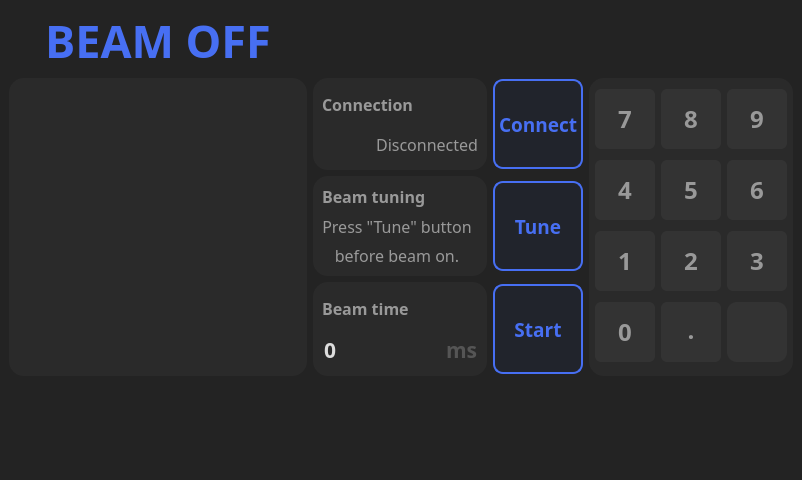
<?xml version="1.0" encoding="UTF-8"?>
<ui version="4.0">
 <class>MainWindow</class>
 <widget class="QMainWindow" name="MainWindow">
  <property name="geometry">
   <rect>
    <x>0</x>
    <y>0</y>
    <width>800</width>
    <height>480</height>
   </rect>
  </property>
  <property name="sizePolicy">
   <sizepolicy hsizetype="Fixed" vsizetype="Fixed">
    <horstretch>0</horstretch>
    <verstretch>0</verstretch>
   </sizepolicy>
  </property>
  <property name="windowTitle">
   <string>MainWindow</string>
  </property>
  <property name="styleSheet">
   <string notr="true">background-color: rgb(35, 35, 35);</string>
  </property>
  <widget class="QWidget" name="centralwidget">
   <layout class="QGridLayout" name="gridLayout_3">
    <item row="2" column="1">
     <widget class="QFrame" name="fameTuning">
      <property name="styleSheet">
       <string notr="true">border: 0px;
border-radius: 15px;
background-color: rgb(42, 42, 42);</string>
      </property>
      <property name="frameShape">
       <enum>QFrame::Shape::NoFrame</enum>
      </property>
      <property name="frameShadow">
       <enum>QFrame::Shadow::Plain</enum>
      </property>
      <property name="lineWidth">
       <number>0</number>
      </property>
      <layout class="QGridLayout" name="gridLayout">
       <item row="1" column="0">
        <widget class="QLabel" name="label1">
         <property name="maximumSize">
          <size>
           <width>16777215</width>
           <height>16777215</height>
          </size>
         </property>
         <property name="font">
          <font>
           <family>Noto Sans KR</family>
           <pointsize>12</pointsize>
          </font>
         </property>
         <property name="styleSheet">
          <string notr="true">color: rgb(153, 153, 153)</string>
         </property>
         <property name="text">
          <string>Press &quot;Tune&quot; button</string>
         </property>
         <property name="alignment">
          <set>Qt::AlignmentFlag::AlignCenter</set>
         </property>
        </widget>
       </item>
       <item row="0" column="0" colspan="2">
        <widget class="QLabel" name="label3">
         <property name="font">
          <font>
           <family>Noto Sans KR</family>
           <pointsize>12</pointsize>
           <bold>true</bold>
          </font>
         </property>
         <property name="styleSheet">
          <string notr="true">color: rgb(153, 153, 153)</string>
         </property>
         <property name="text">
          <string>Beam tuning</string>
         </property>
        </widget>
       </item>
       <item row="2" column="0">
        <widget class="QLabel" name="label2">
         <property name="maximumSize">
          <size>
           <width>16777215</width>
           <height>16777215</height>
          </size>
         </property>
         <property name="font">
          <font>
           <family>Noto Sans KR</family>
           <pointsize>12</pointsize>
          </font>
         </property>
         <property name="styleSheet">
          <string notr="true">color: rgb(153, 153, 153)</string>
         </property>
         <property name="text">
          <string>before beam on.</string>
         </property>
         <property name="alignment">
          <set>Qt::AlignmentFlag::AlignCenter</set>
         </property>
        </widget>
       </item>
      </layout>
     </widget>
    </item>
    <item row="1" column="0" rowspan="3">
     <widget class="QFrame" name="frameGraph">
      <property name="styleSheet">
       <string notr="true">border-radius: 15px;
background-color: rgb(42, 42, 42);</string>
      </property>
      <property name="frameShape">
       <enum>QFrame::Shape::NoFrame</enum>
      </property>
      <property name="frameShadow">
       <enum>QFrame::Shadow::Plain</enum>
      </property>
      <property name="lineWidth">
       <number>0</number>
      </property>
      <layout class="QGridLayout" name="gridLayout_4">
       <item row="0" column="0">
        <widget class="QLabel" name="iconBeamStatusLight">
         <property name="minimumSize">
          <size>
           <width>280</width>
           <height>280</height>
          </size>
         </property>
         <property name="text">
          <string/>
         </property>
         <property name="alignment">
          <set>Qt::AlignmentFlag::AlignHCenter|Qt::AlignmentFlag::AlignTop</set>
         </property>
        </widget>
       </item>
      </layout>
     </widget>
    </item>
    <item row="2" column="2">
     <widget class="QPushButton" name="pushTune">
      <property name="sizePolicy">
       <sizepolicy hsizetype="Fixed" vsizetype="Fixed">
        <horstretch>0</horstretch>
        <verstretch>0</verstretch>
       </sizepolicy>
      </property>
      <property name="minimumSize">
       <size>
        <width>90</width>
        <height>90</height>
       </size>
      </property>
      <property name="font">
       <font>
        <family>Noto Sans KR ExtraBold</family>
        <pointsize>14</pointsize>
        <bold>true</bold>
       </font>
      </property>
      <property name="styleSheet">
       <string notr="true">QPushButton {
  border: 2px solid rgb(71, 111, 243);
  border-radius: 10px;
  background-color: rgb(33, 36, 44);
  color: rgb(71, 111, 243);
}
QPushButton:hover {
  border: 2px solid rgb(141, 255, 116);
  color: rgb(141, 255, 116);
}</string>
      </property>
      <property name="text">
       <string>Tune</string>
      </property>
     </widget>
    </item>
    <item row="4" column="0">
     <spacer name="verticalSpacer">
      <property name="orientation">
       <enum>Qt::Orientation::Vertical</enum>
      </property>
      <property name="sizeHint" stdset="0">
       <size>
        <width>20</width>
        <height>40</height>
       </size>
      </property>
     </spacer>
    </item>
    <item row="1" column="3" rowspan="3" colspan="2">
     <widget class="QFrame" name="frameKeypad">
      <property name="styleSheet">
       <string notr="true">border-radius: 15px;
background-color: rgb(42, 42, 42);</string>
      </property>
      <property name="frameShape">
       <enum>QFrame::Shape::NoFrame</enum>
      </property>
      <property name="frameShadow">
       <enum>QFrame::Shadow::Plain</enum>
      </property>
      <property name="lineWidth">
       <number>0</number>
      </property>
      <layout class="QGridLayout" name="gridLayout_2">
       <property name="leftMargin">
        <number>6</number>
       </property>
       <property name="topMargin">
        <number>6</number>
       </property>
       <property name="rightMargin">
        <number>6</number>
       </property>
       <property name="bottomMargin">
        <number>6</number>
       </property>
       <item row="3" column="0">
        <widget class="QPushButton" name="pushNum0">
         <property name="sizePolicy">
          <sizepolicy hsizetype="Fixed" vsizetype="Fixed">
           <horstretch>0</horstretch>
           <verstretch>0</verstretch>
          </sizepolicy>
         </property>
         <property name="minimumSize">
          <size>
           <width>60</width>
           <height>60</height>
          </size>
         </property>
         <property name="maximumSize">
          <size>
           <width>60</width>
           <height>70</height>
          </size>
         </property>
         <property name="font">
          <font>
           <family>Noto Sans KR</family>
           <pointsize>18</pointsize>
           <bold>true</bold>
          </font>
         </property>
         <property name="styleSheet">
          <string notr="true">QPushButton {
  border: 0px solid;
  border-radius: 6px;
  background-color: rgb(51, 51, 51);
  color: rgb(153, 153, 153);
}
QPushButton:hover {
  border: 2px solid rgb(71, 111, 243);
  border-radius: 10px;
  background-color: rgb(33, 36, 44);
  color: rgb(71, 111, 243);
}</string>
         </property>
         <property name="text">
          <string>0</string>
         </property>
        </widget>
       </item>
       <item row="2" column="1">
        <widget class="QPushButton" name="pushNum2">
         <property name="sizePolicy">
          <sizepolicy hsizetype="Fixed" vsizetype="Fixed">
           <horstretch>0</horstretch>
           <verstretch>0</verstretch>
          </sizepolicy>
         </property>
         <property name="minimumSize">
          <size>
           <width>60</width>
           <height>60</height>
          </size>
         </property>
         <property name="maximumSize">
          <size>
           <width>60</width>
           <height>60</height>
          </size>
         </property>
         <property name="font">
          <font>
           <family>Noto Sans KR</family>
           <pointsize>18</pointsize>
           <bold>true</bold>
          </font>
         </property>
         <property name="styleSheet">
          <string notr="true">QPushButton {
  border: 0px solid;
  border-radius: 6px;
  background-color: rgb(51, 51, 51);
  color: rgb(153, 153, 153);
}
QPushButton:hover {
  border: 2px solid rgb(71, 111, 243);
  border-radius: 10px;
  background-color: rgb(33, 36, 44);
  color: rgb(71, 111, 243);
}</string>
         </property>
         <property name="text">
          <string>2</string>
         </property>
        </widget>
       </item>
       <item row="0" column="1">
        <widget class="QPushButton" name="pushNum8">
         <property name="sizePolicy">
          <sizepolicy hsizetype="Fixed" vsizetype="Fixed">
           <horstretch>0</horstretch>
           <verstretch>0</verstretch>
          </sizepolicy>
         </property>
         <property name="minimumSize">
          <size>
           <width>60</width>
           <height>60</height>
          </size>
         </property>
         <property name="maximumSize">
          <size>
           <width>60</width>
           <height>60</height>
          </size>
         </property>
         <property name="font">
          <font>
           <family>Noto Sans KR</family>
           <pointsize>18</pointsize>
           <bold>true</bold>
          </font>
         </property>
         <property name="styleSheet">
          <string notr="true">QPushButton {
  border: 0px solid;
  border-radius: 6px;
  background-color: rgb(51, 51, 51);
  color: rgb(153, 153, 153);
}
QPushButton:hover {
  border: 2px solid rgb(71, 111, 243);
  border-radius: 10px;
  background-color: rgb(33, 36, 44);
  color: rgb(71, 111, 243);
}</string>
         </property>
         <property name="text">
          <string>8</string>
         </property>
        </widget>
       </item>
       <item row="0" column="2">
        <widget class="QPushButton" name="pushNum9">
         <property name="sizePolicy">
          <sizepolicy hsizetype="Fixed" vsizetype="Fixed">
           <horstretch>0</horstretch>
           <verstretch>0</verstretch>
          </sizepolicy>
         </property>
         <property name="minimumSize">
          <size>
           <width>60</width>
           <height>60</height>
          </size>
         </property>
         <property name="maximumSize">
          <size>
           <width>60</width>
           <height>60</height>
          </size>
         </property>
         <property name="font">
          <font>
           <family>Noto Sans KR</family>
           <pointsize>18</pointsize>
           <bold>true</bold>
          </font>
         </property>
         <property name="styleSheet">
          <string notr="true">QPushButton {
  border: 0px;
  border-radius: 15px;
  background-color: rgb(210, 210, 210);

}
QPushButton:hover {
  background-color: rgb(175, 175, 175);
}QPushButton {
  border: 0px solid;
  border-radius: 6px;
  background-color: rgb(51, 51, 51);
  color: rgb(153, 153, 153);
}
QPushButton:hover {
  border: 2px solid rgb(71, 111, 243);
  border-radius: 10px;
  background-color: rgb(33, 36, 44);
  color: rgb(71, 111, 243);
}</string>
         </property>
         <property name="text">
          <string>9</string>
         </property>
        </widget>
       </item>
       <item row="2" column="0">
        <widget class="QPushButton" name="pushNum1">
         <property name="sizePolicy">
          <sizepolicy hsizetype="Fixed" vsizetype="Fixed">
           <horstretch>0</horstretch>
           <verstretch>0</verstretch>
          </sizepolicy>
         </property>
         <property name="minimumSize">
          <size>
           <width>60</width>
           <height>60</height>
          </size>
         </property>
         <property name="maximumSize">
          <size>
           <width>60</width>
           <height>60</height>
          </size>
         </property>
         <property name="font">
          <font>
           <family>Noto Sans KR</family>
           <pointsize>18</pointsize>
           <bold>true</bold>
          </font>
         </property>
         <property name="styleSheet">
          <string notr="true">QPushButton {
  border: 0px solid;
  border-radius: 6px;
  background-color: rgb(51, 51, 51);
  color: rgb(153, 153, 153);
}
QPushButton:hover {
  border: 2px solid rgb(71, 111, 243);
  border-radius: 10px;
  background-color: rgb(33, 36, 44);
  color: rgb(71, 111, 243);
}</string>
         </property>
         <property name="text">
          <string>1</string>
         </property>
        </widget>
       </item>
       <item row="1" column="0">
        <widget class="QPushButton" name="pushNum4">
         <property name="sizePolicy">
          <sizepolicy hsizetype="Fixed" vsizetype="Fixed">
           <horstretch>0</horstretch>
           <verstretch>0</verstretch>
          </sizepolicy>
         </property>
         <property name="minimumSize">
          <size>
           <width>60</width>
           <height>60</height>
          </size>
         </property>
         <property name="maximumSize">
          <size>
           <width>60</width>
           <height>60</height>
          </size>
         </property>
         <property name="font">
          <font>
           <family>Noto Sans KR</family>
           <pointsize>18</pointsize>
           <bold>true</bold>
          </font>
         </property>
         <property name="styleSheet">
          <string notr="true">QPushButton {
  border: 0px solid;
  border-radius: 6px;
  background-color: rgb(51, 51, 51);
  color: rgb(153, 153, 153);
}
QPushButton:hover {
  border: 2px solid rgb(71, 111, 243);
  border-radius: 10px;
  background-color: rgb(33, 36, 44);
  color: rgb(71, 111, 243);
}</string>
         </property>
         <property name="text">
          <string>4</string>
         </property>
        </widget>
       </item>
       <item row="3" column="1">
        <widget class="QPushButton" name="pushDot">
         <property name="minimumSize">
          <size>
           <width>60</width>
           <height>60</height>
          </size>
         </property>
         <property name="maximumSize">
          <size>
           <width>60</width>
           <height>60</height>
          </size>
         </property>
         <property name="font">
          <font>
           <family>Noto Sans KR ExtraBold</family>
           <pointsize>18</pointsize>
           <bold>true</bold>
          </font>
         </property>
         <property name="styleSheet">
          <string notr="true">QPushButton {
  border: 0px solid;
  border-radius: 6px;
  background-color: rgb(51, 51, 51);
  color: rgb(153, 153, 153);
  padding-bottom: 5px;
}
QPushButton:hover {
  border: 2px solid rgb(71, 111, 243);
  border-radius: 10px;
  background-color: rgb(33, 36, 44);
  color: rgb(71, 111, 243);
}</string>
         </property>
         <property name="text">
          <string>.</string>
         </property>
        </widget>
       </item>
       <item row="3" column="2">
        <widget class="QPushButton" name="pushDelete">
         <property name="sizePolicy">
          <sizepolicy hsizetype="Fixed" vsizetype="Fixed">
           <horstretch>0</horstretch>
           <verstretch>0</verstretch>
          </sizepolicy>
         </property>
         <property name="minimumSize">
          <size>
           <width>60</width>
           <height>60</height>
          </size>
         </property>
         <property name="maximumSize">
          <size>
           <width>60</width>
           <height>60</height>
          </size>
         </property>
         <property name="font">
          <font>
           <pointsize>20</pointsize>
           <bold>true</bold>
          </font>
         </property>
         <property name="styleSheet">
          <string notr="true">QPushButton {
  border: 0px solid;
  border-radius: 10px;
  background-color: rgb(51, 51, 51);
  color: rgb(153, 153, 153);
}
QPushButton:hover {
  border: 2px solid rgb(71, 111, 243);
  border-radius: 10px;
  background-color: rgb(33, 36, 44);
  color: rgb(71, 111, 243);
  icon: url(':/icons/backspace_blue.png');
}</string>
         </property>
         <property name="text">
          <string/>
         </property>
         <property name="icon">
          <iconset resource="../resource.qrc">
           <normaloff>:/icons/backspace_gray.png</normaloff>:/icons/backspace_gray.png</iconset>
         </property>
         <property name="iconSize">
          <size>
           <width>30</width>
           <height>30</height>
          </size>
         </property>
        </widget>
       </item>
       <item row="0" column="0">
        <widget class="QPushButton" name="pushNum7">
         <property name="sizePolicy">
          <sizepolicy hsizetype="Fixed" vsizetype="Fixed">
           <horstretch>0</horstretch>
           <verstretch>0</verstretch>
          </sizepolicy>
         </property>
         <property name="minimumSize">
          <size>
           <width>60</width>
           <height>60</height>
          </size>
         </property>
         <property name="maximumSize">
          <size>
           <width>60</width>
           <height>60</height>
          </size>
         </property>
         <property name="font">
          <font>
           <family>Noto Sans KR</family>
           <pointsize>18</pointsize>
           <bold>true</bold>
          </font>
         </property>
         <property name="styleSheet">
          <string notr="true">QPushButton {
  border: 0px solid;
  border-radius: 6px;
  background-color: rgb(51, 51, 51);
  color: rgb(153, 153, 153);
}
QPushButton:hover {
  border: 2px solid rgb(71, 111, 243);
  border-radius: 10px;
  background-color: rgb(33, 36, 44);
  color: rgb(71, 111, 243);
}</string>
         </property>
         <property name="text">
          <string>7</string>
         </property>
        </widget>
       </item>
       <item row="1" column="2">
        <widget class="QPushButton" name="pushNum6">
         <property name="sizePolicy">
          <sizepolicy hsizetype="Fixed" vsizetype="Fixed">
           <horstretch>0</horstretch>
           <verstretch>0</verstretch>
          </sizepolicy>
         </property>
         <property name="minimumSize">
          <size>
           <width>60</width>
           <height>60</height>
          </size>
         </property>
         <property name="maximumSize">
          <size>
           <width>60</width>
           <height>60</height>
          </size>
         </property>
         <property name="font">
          <font>
           <family>Noto Sans KR</family>
           <pointsize>18</pointsize>
           <bold>true</bold>
          </font>
         </property>
         <property name="styleSheet">
          <string notr="true">QPushButton {
  border: 0px solid;
  border-radius: 6px;
  background-color: rgb(51, 51, 51);
  color: rgb(153, 153, 153);
}
QPushButton:hover {
  border: 2px solid rgb(71, 111, 243);
  border-radius: 10px;
  background-color: rgb(33, 36, 44);
  color: rgb(71, 111, 243);
}</string>
         </property>
         <property name="text">
          <string>6</string>
         </property>
        </widget>
       </item>
       <item row="1" column="1">
        <widget class="QPushButton" name="pushNum5">
         <property name="sizePolicy">
          <sizepolicy hsizetype="Fixed" vsizetype="Fixed">
           <horstretch>0</horstretch>
           <verstretch>0</verstretch>
          </sizepolicy>
         </property>
         <property name="minimumSize">
          <size>
           <width>60</width>
           <height>60</height>
          </size>
         </property>
         <property name="maximumSize">
          <size>
           <width>60</width>
           <height>60</height>
          </size>
         </property>
         <property name="font">
          <font>
           <family>Noto Sans KR</family>
           <pointsize>18</pointsize>
           <bold>true</bold>
          </font>
         </property>
         <property name="styleSheet">
          <string notr="true">QPushButton {
  border: 0px solid;
  border-radius: 6px;
  background-color: rgb(51, 51, 51);
  color: rgb(153, 153, 153);
}
QPushButton:hover {
  border: 2px solid rgb(71, 111, 243);
  border-radius: 10px;
  background-color: rgb(33, 36, 44);
  color: rgb(71, 111, 243);
}</string>
         </property>
         <property name="text">
          <string>5</string>
         </property>
        </widget>
       </item>
       <item row="2" column="2">
        <widget class="QPushButton" name="pushNum3">
         <property name="sizePolicy">
          <sizepolicy hsizetype="Fixed" vsizetype="Fixed">
           <horstretch>0</horstretch>
           <verstretch>0</verstretch>
          </sizepolicy>
         </property>
         <property name="minimumSize">
          <size>
           <width>60</width>
           <height>60</height>
          </size>
         </property>
         <property name="maximumSize">
          <size>
           <width>60</width>
           <height>60</height>
          </size>
         </property>
         <property name="font">
          <font>
           <family>Noto Sans KR</family>
           <pointsize>18</pointsize>
           <bold>true</bold>
          </font>
         </property>
         <property name="styleSheet">
          <string notr="true">QPushButton {
  border: 0px solid;
  border-radius: 6px;
  background-color: rgb(51, 51, 51);
  color: rgb(153, 153, 153);
}
QPushButton:hover {
  border: 2px solid rgb(71, 111, 243);
  border-radius: 10px;
  background-color: rgb(33, 36, 44);
  color: rgb(71, 111, 243);
}</string>
         </property>
         <property name="text">
          <string>3</string>
         </property>
        </widget>
       </item>
      </layout>
     </widget>
    </item>
    <item row="1" column="1">
     <widget class="QFrame" name="fameConnection">
      <property name="styleSheet">
       <string notr="true">border: 0px;
border-radius: 15px;
background-color: rgb(42, 42, 42);</string>
      </property>
      <property name="frameShape">
       <enum>QFrame::Shape::NoFrame</enum>
      </property>
      <property name="frameShadow">
       <enum>QFrame::Shadow::Plain</enum>
      </property>
      <property name="lineWidth">
       <number>0</number>
      </property>
      <layout class="QGridLayout" name="gridLayout_6">
       <item row="1" column="1">
        <widget class="QLabel" name="labelConnection">
         <property name="maximumSize">
          <size>
           <width>16777215</width>
           <height>16777215</height>
          </size>
         </property>
         <property name="font">
          <font>
           <family>Noto Sans KR</family>
           <pointsize>12</pointsize>
          </font>
         </property>
         <property name="styleSheet">
          <string notr="true">color: rgb(153, 153, 153)</string>
         </property>
         <property name="text">
          <string>Disconnected</string>
         </property>
         <property name="alignment">
          <set>Qt::AlignmentFlag::AlignCenter</set>
         </property>
        </widget>
       </item>
       <item row="1" column="0">
        <widget class="QLabel" name="iconConnectionLight">
         <property name="font">
          <font>
           <family>나눔고딕OTF ExtraBold</family>
           <pointsize>9</pointsize>
           <bold>true</bold>
          </font>
         </property>
         <property name="text">
          <string/>
         </property>
         <property name="alignment">
          <set>Qt::AlignmentFlag::AlignCenter</set>
         </property>
        </widget>
       </item>
       <item row="0" column="0" colspan="2">
        <widget class="QLabel" name="labelPosition">
         <property name="font">
          <font>
           <family>Noto Sans KR</family>
           <pointsize>12</pointsize>
           <bold>true</bold>
          </font>
         </property>
         <property name="styleSheet">
          <string notr="true">color: rgb(153, 153, 153)</string>
         </property>
         <property name="text">
          <string>Connection</string>
         </property>
        </widget>
       </item>
      </layout>
     </widget>
    </item>
    <item row="4" column="4">
     <widget class="QPushButton" name="pushQuit">
      <property name="maximumSize">
       <size>
        <width>70</width>
        <height>70</height>
       </size>
      </property>
      <property name="mouseTracking">
       <bool>true</bool>
      </property>
      <property name="styleSheet">
       <string notr="true">QPushButton {
  border: 0px solid;
  background-color: transparent;
}

QPushButton:hover {
  icon: url(':/icons/power_green.png');
}</string>
      </property>
      <property name="text">
       <string/>
      </property>
      <property name="icon">
       <iconset resource="../resource.qrc">
        <normaloff>:/icons/power_gray.png</normaloff>
        <normalon>:/icons/power_gray.png</normalon>:/icons/power_gray.png</iconset>
      </property>
      <property name="iconSize">
       <size>
        <width>48</width>
        <height>48</height>
       </size>
      </property>
      <property name="checkable">
       <bool>true</bool>
      </property>
      <property name="checked">
       <bool>false</bool>
      </property>
     </widget>
    </item>
    <item row="3" column="2">
     <widget class="QPushButton" name="pushStart">
      <property name="sizePolicy">
       <sizepolicy hsizetype="Fixed" vsizetype="Fixed">
        <horstretch>0</horstretch>
        <verstretch>0</verstretch>
       </sizepolicy>
      </property>
      <property name="minimumSize">
       <size>
        <width>90</width>
        <height>90</height>
       </size>
      </property>
      <property name="font">
       <font>
        <family>Noto Sans KR ExtraBold</family>
        <pointsize>14</pointsize>
        <bold>true</bold>
       </font>
      </property>
      <property name="styleSheet">
       <string notr="true">QPushButton {
  border: 2px solid rgb(71, 111, 243);
  border-radius: 10px;
  background-color: rgb(33, 36, 44);
  color: rgb(71, 111, 243);
}
QPushButton:hover {
  border: 2px solid rgb(141, 255, 116);
  color: rgb(141, 255, 116);
}</string>
      </property>
      <property name="text">
       <string>Start</string>
      </property>
     </widget>
    </item>
    <item row="0" column="0">
     <widget class="QLabel" name="labelBeamStatus">
      <property name="font">
       <font>
        <family>Noto Sans KR ExtraBold</family>
        <pointsize>34</pointsize>
        <bold>true</bold>
       </font>
      </property>
      <property name="styleSheet">
       <string notr="true">color: rgb(71, 111, 243)</string>
      </property>
      <property name="text">
       <string>BEAM OFF</string>
      </property>
      <property name="alignment">
       <set>Qt::AlignmentFlag::AlignCenter</set>
      </property>
     </widget>
    </item>
    <item row="3" column="1">
     <widget class="QFrame" name="fameTime">
      <property name="styleSheet">
       <string notr="true">border: 0px;
border-radius: 15px;
background-color: rgb(42, 42, 42);</string>
      </property>
      <property name="frameShape">
       <enum>QFrame::Shape::NoFrame</enum>
      </property>
      <property name="frameShadow">
       <enum>QFrame::Shadow::Plain</enum>
      </property>
      <property name="lineWidth">
       <number>0</number>
      </property>
      <layout class="QGridLayout" name="gridLayout_7">
       <item row="1" column="1">
        <widget class="QLabel" name="labelUnit">
         <property name="font">
          <font>
           <family>Noto Sans KR</family>
           <pointsize>16</pointsize>
           <bold>true</bold>
          </font>
         </property>
         <property name="styleSheet">
          <string notr="true">color: rgb(85, 85, 85)</string>
         </property>
         <property name="text">
          <string>ms</string>
         </property>
        </widget>
       </item>
       <item row="1" column="0">
        <widget class="QLineEdit" name="lineTime">
         <property name="sizePolicy">
          <sizepolicy hsizetype="Preferred" vsizetype="Preferred">
           <horstretch>0</horstretch>
           <verstretch>0</verstretch>
          </sizepolicy>
         </property>
         <property name="font">
          <font>
           <family>나눔스퀘어 ExtraBold</family>
           <pointsize>16</pointsize>
           <bold>true</bold>
          </font>
         </property>
         <property name="styleSheet">
          <string notr="true">QLineEdit {
border: 0px;
border-radius: 10px;
background-color: rgb(42, 42, 42);
color: rgb(221, 221, 221);
}
QLineEdit:hover {
color:rgb(71, 111, 243);
}</string>
         </property>
         <property name="text">
          <string>0</string>
         </property>
        </widget>
       </item>
       <item row="0" column="0">
        <widget class="QLabel" name="labelTime">
         <property name="font">
          <font>
           <family>Noto Sans KR</family>
           <pointsize>12</pointsize>
           <bold>true</bold>
          </font>
         </property>
         <property name="styleSheet">
          <string notr="true">color: rgb(153, 153, 153)</string>
         </property>
         <property name="text">
          <string>Beam time</string>
         </property>
        </widget>
       </item>
      </layout>
     </widget>
    </item>
    <item row="1" column="2">
     <widget class="QPushButton" name="pushConnect">
      <property name="sizePolicy">
       <sizepolicy hsizetype="Fixed" vsizetype="Fixed">
        <horstretch>0</horstretch>
        <verstretch>0</verstretch>
       </sizepolicy>
      </property>
      <property name="minimumSize">
       <size>
        <width>90</width>
        <height>90</height>
       </size>
      </property>
      <property name="font">
       <font>
        <family>Noto Sans KR ExtraBold</family>
        <pointsize>14</pointsize>
        <bold>true</bold>
       </font>
      </property>
      <property name="styleSheet">
       <string notr="true">QPushButton {
  border: 2px solid rgb(71, 111, 243);
  border-radius: 10px;
  background-color: rgb(33, 36, 44);
  color: rgb(71, 111, 243);
}
QPushButton:hover {
  border: 2px solid rgb(141, 255, 116);
  color: rgb(141, 255, 116);
}</string>
      </property>
      <property name="text">
       <string>Connect</string>
      </property>
     </widget>
    </item>
    <item row="0" column="4">
     <widget class="QLabel" name="labelLogo">
      <property name="text">
       <string/>
      </property>
      <property name="pixmap">
       <pixmap resource="../resource.qrc">:/icons/ncc.png</pixmap>
      </property>
      <property name="alignment">
       <set>Qt::AlignmentFlag::AlignCenter</set>
      </property>
     </widget>
    </item>
   </layout>
  </widget>
 </widget>
 <resources>
  <include location="../resource.qrc"/>
 </resources>
 <connections/>
</ui>
